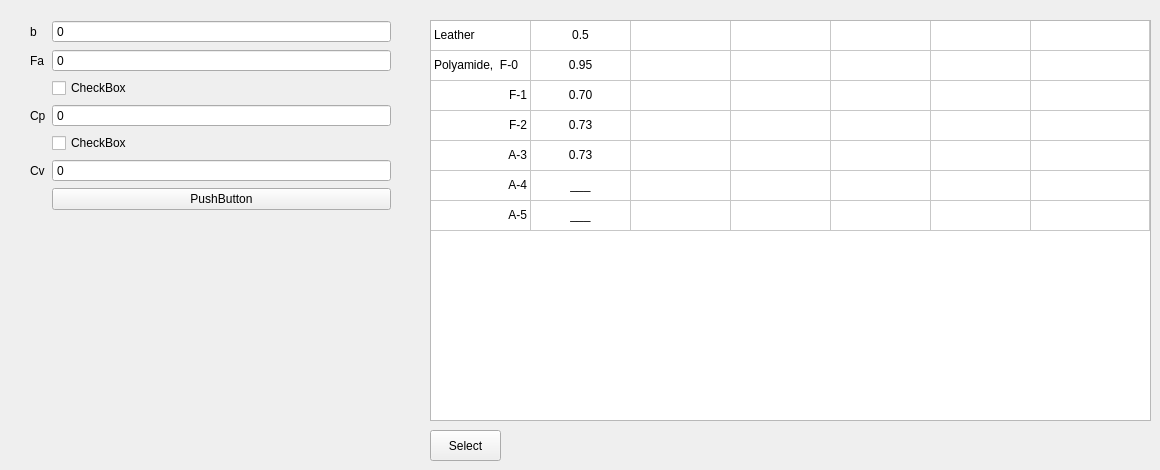
    <widget class="QWidget" name="F1a">
     <widget class="QWidget" name="formLayoutWidget_6">
      <property name="geometry">
       <rect>
        <x>30</x>
        <y>20</y>
        <width>361</width>
        <height>261</height>
       </rect>
      </property>
      <layout class="QFormLayout" name="formLayout_7">
       <item row="0" column="0">
        <widget class="QLabel" name="htext_38">
         <property name="text">
          <string>b</string>
         </property>
        </widget>
       </item>
       <item row="1" column="0">
        <widget class="QLabel" name="htext_39">
         <property name="text">
          <string>Fa</string>
         </property>
        </widget>
       </item>
       <item row="1" column="1">
        <widget class="QDoubleSpinBox" name="fDoubleSpinBox_9">
         <property name="buttonSymbols">
          <enum>QAbstractSpinBox::NoButtons</enum>
         </property>
         <property name="specialValueText">
          <string>0</string>
         </property>
         <property name="decimals">
          <number>3</number>
         </property>
         <property name="minimum">
          <double>-1000000000000.000000000000000</double>
         </property>
         <property name="maximum">
          <double>1000000000000.000000000000000</double>
         </property>
         <property name="value">
          <double>-1000000000000.000000000000000</double>
         </property>
        </widget>
       </item>
       <item row="3" column="1">
        <widget class="QCheckBox" name="checkBox_11">
         <property name="text">
          <string>CheckBox</string>
         </property>
        </widget>
       </item>
       <item row="4" column="0">
        <widget class="QLabel" name="htext_40">
         <property name="text">
          <string>Cp</string>
         </property>
        </widget>
       </item>
       <item row="4" column="1">
        <widget class="QDoubleSpinBox" name="fDoubleSpinBox_10">
         <property name="buttonSymbols">
          <enum>QAbstractSpinBox::NoButtons</enum>
         </property>
         <property name="specialValueText">
          <string>0</string>
         </property>
         <property name="decimals">
          <number>3</number>
         </property>
         <property name="minimum">
          <double>-1000000000000.000000000000000</double>
         </property>
         <property name="maximum">
          <double>1000000000000.000000000000000</double>
         </property>
         <property name="value">
          <double>-1000000000000.000000000000000</double>
         </property>
        </widget>
       </item>
       <item row="5" column="1">
        <widget class="QCheckBox" name="checkBox_12">
         <property name="text">
          <string>CheckBox</string>
         </property>
        </widget>
       </item>
       <item row="6" column="0">
        <widget class="QLabel" name="htext_41">
         <property name="text">
          <string>Cv</string>
         </property>
        </widget>
       </item>
       <item row="6" column="1">
        <widget class="QDoubleSpinBox" name="fDoubleSpinBox_11">
         <property name="buttonSymbols">
          <enum>QAbstractSpinBox::NoButtons</enum>
         </property>
         <property name="specialValueText">
          <string>0</string>
         </property>
         <property name="decimals">
          <number>3</number>
         </property>
         <property name="minimum">
          <double>-1000000000000.000000000000000</double>
         </property>
         <property name="maximum">
          <double>1000000000000.000000000000000</double>
         </property>
         <property name="value">
          <double>-1000000000000.000000000000000</double>
         </property>
        </widget>
       </item>
       <item row="7" column="1">
        <widget class="QPushButton" name="pushButton_14">
         <property name="text">
          <string>PushButton</string>
         </property>
        </widget>
       </item>
       <item row="0" column="1">
        <widget class="QDoubleSpinBox" name="DoubleSpinBox_9">
         <property name="buttonSymbols">
          <enum>QAbstractSpinBox::NoButtons</enum>
         </property>
         <property name="specialValueText">
          <string>0</string>
         </property>
         <property name="decimals">
          <number>3</number>
         </property>
         <property name="minimum">
          <double>-1000000000000.000000000000000</double>
         </property>
         <property name="maximum">
          <double>1000000000000.000000000000000</double>
         </property>
         <property name="value">
          <double>-1000000000000.000000000000000</double>
         </property>
        </widget>
       </item>
      </layout>
     </widget>
     <widget class="QTableWidget" name="tableWidget_3">
      <property name="enabled">
       <bool>true</bool>
      </property>
      <property name="geometry">
       <rect>
        <x>430</x>
        <y>20</y>
        <width>721</width>
        <height>401</height>
       </rect>
      </property>
      <property name="sizePolicy">
       <sizepolicy hsizetype="Ignored" vsizetype="Ignored">
        <horstretch>0</horstretch>
        <verstretch>0</verstretch>
       </sizepolicy>
      </property>
      <property name="contextMenuPolicy">
       <enum>Qt::PreventContextMenu</enum>
      </property>
      <property name="editTriggers">
       <set>QAbstractItemView::NoEditTriggers</set>
      </property>
      <property name="selectionMode">
       <enum>QAbstractItemView::SingleSelection</enum>
      </property>
      <attribute name="horizontalHeaderVisible">
       <bool>false</bool>
      </attribute>
      <attribute name="horizontalHeaderCascadingSectionResizes">
       <bool>false</bool>
      </attribute>
      <attribute name="horizontalHeaderShowSortIndicator" stdset="0">
       <bool>false</bool>
      </attribute>
      <attribute name="horizontalHeaderStretchLastSection">
       <bool>true</bool>
      </attribute>
      <attribute name="verticalHeaderVisible">
       <bool>false</bool>
      </attribute>
      <attribute name="verticalHeaderShowSortIndicator" stdset="0">
       <bool>false</bool>
      </attribute>
      <attribute name="verticalHeaderStretchLastSection">
       <bool>false</bool>
      </attribute>
      <row>
       <property name="text">
        <string/>
       </property>
      </row>
      <row>
       <property name="text">
        <string/>
       </property>
      </row>
      <row>
       <property name="text">
        <string/>
       </property>
      </row>
      <row>
       <property name="text">
        <string/>
       </property>
      </row>
      <row>
       <property name="text">
        <string/>
       </property>
      </row>
      <row>
       <property name="text">
        <string/>
       </property>
      </row>
      <row>
       <property name="text">
        <string/>
       </property>
      </row>
      <column>
       <property name="text">
        <string>Material</string>
       </property>
      </column>
      <column>
       <property name="text">
        <string>1.6 to 4</string>
       </property>
      </column>
      <column>
       <property name="text">
        <string>4.5 to 8</string>
       </property>
      </column>
      <column>
       <property name="text">
        <string>9 to 12.5</string>
       </property>
      </column>
      <column>
       <property name="text">
        <string>14, 16</string>
       </property>
      </column>
      <column>
       <property name="text">
        <string>18 to 31.5</string>
       </property>
      </column>
      <column>
       <property name="text">
        <string>Over 31.5</string>
       </property>
      </column>
      <item row="0" column="0">
       <property name="text">
        <string>Leather</string>
       </property>
      </item>
      <item row="0" column="1">
       <property name="text">
        <string>0.5</string>
       </property>
       <property name="textAlignment">
        <set>AlignCenter</set>
       </property>
      </item>
      <item row="1" column="0">
       <property name="text">
        <string>Polyamide,  F-0</string>
       </property>
      </item>
      <item row="1" column="1">
       <property name="text">
        <string>0.95</string>
       </property>
       <property name="textAlignment">
        <set>AlignCenter</set>
       </property>
      </item>
      <item row="2" column="0">
       <property name="text">
        <string>F-1</string>
       </property>
       <property name="textAlignment">
        <set>AlignTrailing|AlignVCenter</set>
       </property>
      </item>
      <item row="2" column="1">
       <property name="text">
        <string>0.70</string>
       </property>
       <property name="textAlignment">
        <set>AlignCenter</set>
       </property>
      </item>
      <item row="3" column="0">
       <property name="text">
        <string>F-2</string>
       </property>
       <property name="textAlignment">
        <set>AlignTrailing|AlignVCenter</set>
       </property>
      </item>
      <item row="3" column="1">
       <property name="text">
        <string>0.73</string>
       </property>
       <property name="textAlignment">
        <set>AlignCenter</set>
       </property>
      </item>
      <item row="4" column="0">
       <property name="text">
        <string>A-3</string>
       </property>
       <property name="textAlignment">
        <set>AlignTrailing|AlignVCenter</set>
       </property>
      </item>
      <item row="4" column="1">
       <property name="text">
        <string>0.73</string>
       </property>
       <property name="textAlignment">
        <set>AlignCenter</set>
       </property>
      </item>
      <item row="5" column="0">
       <property name="text">
        <string>A-4</string>
       </property>
       <property name="textAlignment">
        <set>AlignTrailing|AlignVCenter</set>
       </property>
      </item>
      <item row="5" column="1">
       <property name="text">
        <string>___</string>
       </property>
       <property name="textAlignment">
        <set>AlignCenter</set>
       </property>
      </item>
      <item row="6" column="0">
       <property name="text">
        <string>A-5</string>
       </property>
       <property name="textAlignment">
        <set>AlignTrailing|AlignVCenter</set>
       </property>
      </item>
      <item row="6" column="1">
       <property name="text">
        <string>___</string>
       </property>
       <property name="textAlignment">
        <set>AlignCenter</set>
       </property>
      </item>
     </widget>
     <widget class="QPushButton" name="pushButton_21">
      <property name="geometry">
       <rect>
        <x>430</x>
        <y>430</y>
        <width>71</width>
        <height>31</height>
       </rect>
      </property>
      <property name="text">
       <string>Select</string>
      </property>
     </widget>
    </widget>
